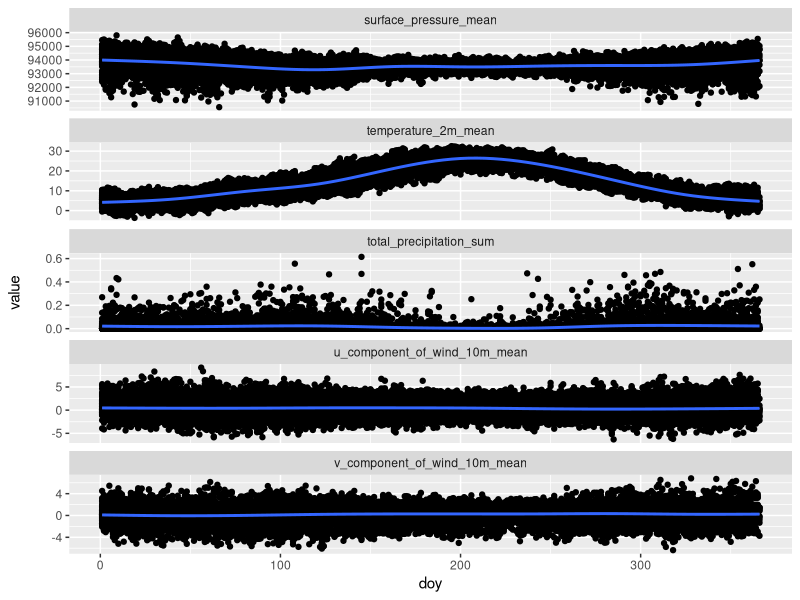
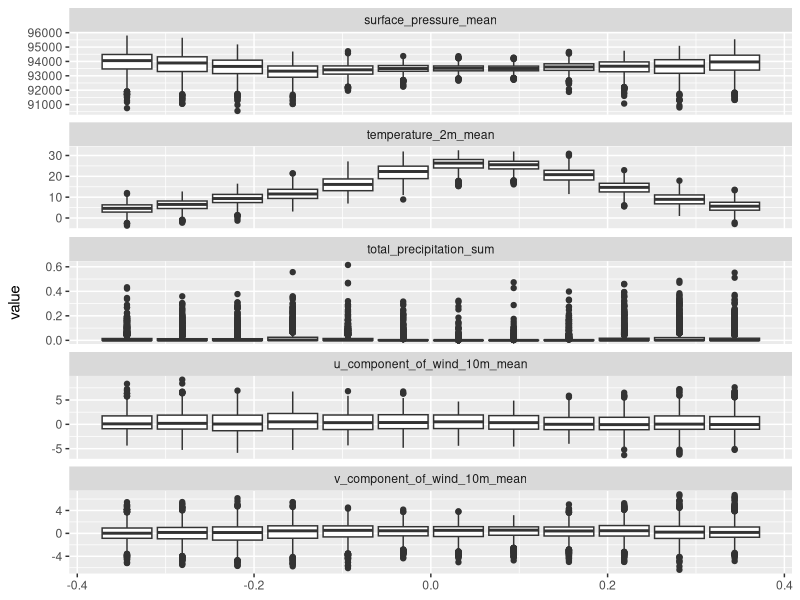

Write R code to recreate these figures, in order. (Note: this script raises an error after producing the figures.)
library(tidyverse)
library(lubridate)


d<-read_csv("data/era5_daily.csv") %>%
  mutate(temperature_2m_mean=temperature_2m_mean-273.15)

d %>%
  pivot_longer(c(temperature_2m_mean,total_precipitation_sum,surface_pressure_mean,u_component_of_wind_10m_mean,v_component_of_wind_10m_mean)) %>%
  mutate(doy = yday(time)) %>%
  ggplot(aes(x=doy, y=value)) +
    geom_point()+
  geom_smooth() +
    facet_wrap(~ name, ncol = 1, , scales = "free_y")


d %>%
  pivot_longer(c(temperature_2m_mean,total_precipitation_sum,surface_pressure_mean,u_component_of_wind_10m_mean,v_component_of_wind_10m_mean)) %>%
  mutate(month = month(time)) %>%
  ggplot(aes(group=month, y=value)) +
  geom_boxplot()+
  facet_wrap(~ name, ncol = 1, , scales = "free_y")

data = d %>% mutate(
  spd = sqrt(u_component_of_wind_10m_mean^2 + v_component_of_wind_10m_mean^2),
  dir = (-atan2(u_component_of_wind_10m_mean/spd, v_component_of_wind_10m_mean/spd)*180/pi+90) %% 360
) %>% plot.windrose(spdmax = 10)
